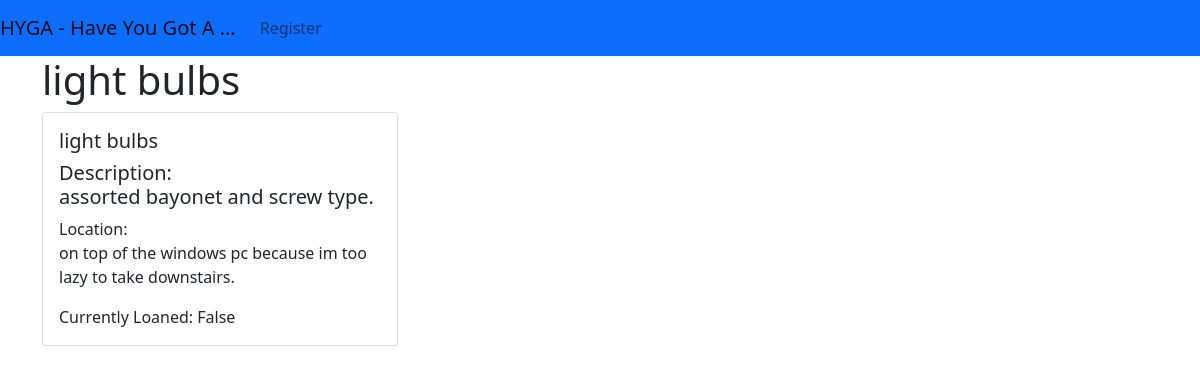
The app's page /myinventory/3 with its own data.
### inventory/models.py (models this page shows, shortened)
class InventoryItem(models.Model):
    item = models.CharField(max_length=100)
    desc = models.TextField()
    loc = models.TextField()
    curr_loaned = models.BooleanField(default=False)
    image = models.CharField(max_length=100)

### inventory/views.py (the view)
# urls.py: path("myinventory/<int:pk>", views.item_detail, name="item_detail"),
def item_detail(request, pk):
    item = InventoryItem.objects.get(pk=pk)
    return render(request, 'inventory/item_detail.html',
                  {'item': item})

### inventory/templates/inventory/item_detail.html (shortened to what this page needs)
{% extends 'base.html' %}
{% load static %}
{% block content %}
<div class="container">
    <h1>{{ item.item }}</h1>
    <div class="row">
        <div class="col-md-4">
            <div class="card mb-2">
                <div class="card-body">
                    <h5 class="card-title">{{ item.item }}</h5>
                    <h5 class="card-text">Description:<br> {{ item.desc }}</h5>
                    <p class="card-text">Location:<br> {{ item.loc }}</p>
                    <p class="card-text">Currently Loaned: {{ item.curr_loaned }}</p>
                </div>
            </div>
        </div>
    </div>
</div>
{% endblock %}

### records on screen
InventoryItem: item "light bulbs", desc "assorted bayonet and screw type.", loc "on top of the windows pc because im too lazy to take downstairs.", curr_loaned "False"
